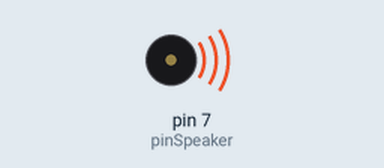
The sketch below on a simulated Arduino Uno, built with avr-gcc and run on an emulated ATmega328P. Parts: buzzer (waves = sounding). Random numbers use the default seed unless the sketch sets one.

Above: at 1.7 s.
Timing chart, 0 to 40.0 s (numbered marks = the images above):
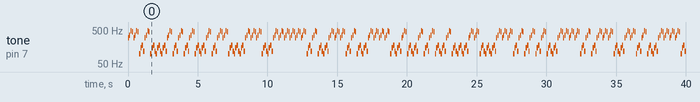

Measured:
- by itself, tone on pin 7 (pinSpeaker): plays 300 Hz for 0.04 s, 350 Hz for 0.04 s, 480 Hz for 0.04 s, 450 Hz for 0.04 s, 300 Hz for 0.04 s, 350 Hz for 0.04 s … (400 notes in this stretch)

The sketch:

if_10.ino
```cpp
int pinSpeaker = 7;
int delayTime = 100;        //rever esses valores
int longDur = 150;      //talvez retirar variáveis de dur
int shortDur = 40;

void setup()
{

}

void loop()
{
  int dice = random(0, 10);

  if (dice < 5)
  {
    tone(pinSpeaker, 100, longDur);
    delay(delayTime);
    tone(pinSpeaker, 150, longDur);
    delay(delayTime);
    tone(pinSpeaker, 180, longDur);
    delay(delayTime);
    tone(pinSpeaker, 120, longDur);
    delay(delayTime);
  }

  if (dice >= 5)
  {
    tone(pinSpeaker, 300, shortDur);
    delay(delayTime);
    tone(pinSpeaker, 350, shortDur);
    delay(delayTime);
    tone(pinSpeaker, 480, shortDur);
    delay(delayTime);
    tone(pinSpeaker, 450, shortDur);
    delay(delayTime);
  }
}
```
